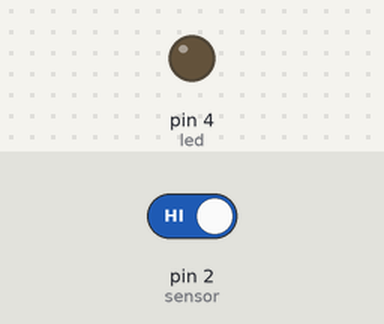
A sketch run on a simulated Arduino Uno, built with avr-gcc and run on an emulated ATmega328P. On the bench: output pins drawn as LEDs (lit = HIGH). Dashed ring = blinking. The inputs (shaded band) are chosen by the test bench; at power-on: pin 2 (sensor) HIGH.

Above: at 1.2 s.
1.3 s: pin 2 (sensor) driven LOW
At 1.45 s:
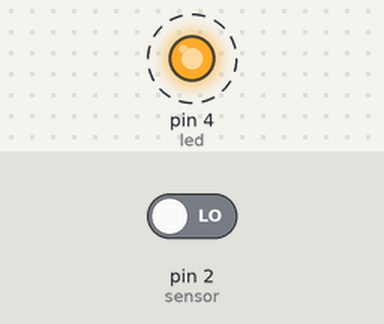
4.3 s: pin 2 (sensor) driven HIGH
At 5.3 s:
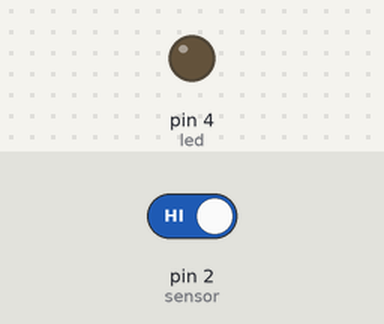
Timing chart, 0 to 7.3 s (numbered marks = the images above; inputs shaded):
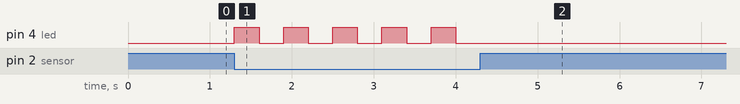

Measured:
- after the input at 1.3 s, pin 4 (led): alternates HIGH for 0.30 s and LOW for 0.30 s, starting at once
- after the input at 4.3 s, pin 4 (led): stops changing and stays LOW

The sketch:

night_lamp.ino
```cpp
#define led 4
#define sensor 2
int irs ;
int count=1;

void setup()
{
  pinMode (irs,INPUT);
  pinMode(led,OUTPUT);
}

void loop()
{
  irs= digitalRead(sensor);

  if ((irs==0)&&(count==1))
  {
    digitalWrite(led,HIGH);
    count=2;
    irs=1;
    delay(300);

  }
  if ((irs==0)&&(count==2))
  {
    digitalWrite(led,LOW);
    count=1;
    irs=1;
    delay(300);
  }

}
```
